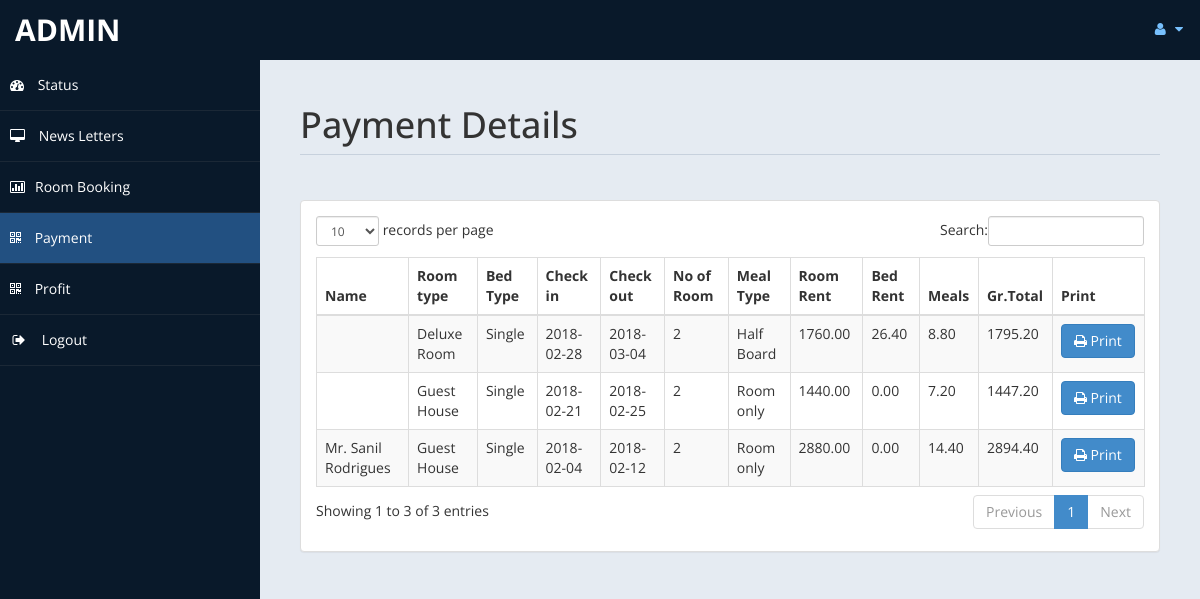
Page /admin/payment.php (signed in) on the committed database.
### tables this page shows
CREATE TABLE IF NOT EXISTS `payment` (
  `id` int(11) DEFAULT NULL,
  `title` varchar(5) DEFAULT NULL,
  `fname` varchar(30) DEFAULT NULL,
  `lname` varchar(30) DEFAULT NULL,
  `troom` varchar(30) DEFAULT NULL,
  `tbed` varchar(30) DEFAULT NULL,
  `nroom` int(11) DEFAULT NULL,
  `cin` date DEFAULT NULL,
  `cout` date DEFAULT NULL,
  `ttot` double(8,2) DEFAULT NULL,
  `fintot` double(8,2) DEFAULT NULL,
  `mepr` double(8,2) DEFAULT NULL,
  `meal` varchar(30) DEFAULT NULL,
  `btot` double(8,2) DEFAULT NULL,
  `noofdays` int(11) DEFAULT NULL
);

### admin/payment.php (the view, shortened to what this page needs)
<!DOCTYPE html>
<html xmlns="http://www.w3.org/1999/xhtml">
<head>
    <link href="assets/css/bootstrap.css" rel="stylesheet" />
    <link href="assets/css/font-awesome.css" rel="stylesheet" />
    <link href="assets/css/custom-styles.css" rel="stylesheet" />
    <link href="assets/js/dataTables/dataTables.bootstrap.css" rel="stylesheet" />
</head>
<body>
    <div id="wrapper">
        <nav class="navbar navbar-default top-navbar" role="navigation">
            <div class="navbar-header">
                <a class="navbar-brand" href="home.php"><?php echo $_SESSION["admin"]; ?> </a>
            </div>
            <ul class="nav navbar-top-links navbar-right">
                <li class="dropdown">
                    <a class="dropdown-toggle" data-toggle="dropdown" href="#" aria-expanded="false">
                        <i class="fa fa-user fa-fw"></i> <i class="fa fa-caret-down"></i>
                    </a>
                </li>
            </ul>
        </nav>
        <nav class="navbar-default navbar-side" role="navigation">
            <div class="sidebar-collapse">
                <ul class="nav" id="main-menu">
                    <li>
                        <a href="home.php"><i class="fa fa-dashboard"></i> Status</a>
                    </li>
                    <li>
                        <a  href="messages.php"><i class="fa fa-desktop"></i> News Letters</a>
                    </li>
					<li>
                        <a href="roombook.php"><i class="fa fa-bar-chart-o"></i>Room Booking</a>
                    </li>
                    <li>
                        <a class="active-menu" href="payment.php"><i class="fa fa-qrcode"></i> Payment</a>
                    </li>
                    <li>
                        <a  href="profit.php"><i class="fa fa-qrcode"></i> Profit</a>
                    </li>
                    <li>
                        <a href="logout.php" ><i class="fa fa-sign-out fa-fw"></i> Logout</a>
                    </li>
            </div>
        </nav>
        <div id="page-wrapper" >
            <div id="page-inner">
			 <div class="row">
                    <div class="col-md-12">
                        <h1 class="page-header">
                           Payment Details<small> </small>
                        </h1>
                    </div>
                </div>
            <div class="row">
                <div class="col-md-12">
                    <div class="panel panel-default">
                        <div class="panel-body">
                            <div class="table-responsive">
                                <table class="table table-striped table-bordered table-hover" id="dataTables-example">
                                    <thead>
                                        <tr>
                                            <th>Name</th>
											<th>Room type</th>
                                            <th>Bed Type</th>
                                            <th>Check in</th>
											<th>Check out</th>
											<th>No of Room</th>
											<th>Meal Type</th>
                                            <th>Room Rent</th>
											<th>Bed Rent</th>
											<th>Meals </th>
											<th>Gr.Total</th>
											<th>Print</th>
                                        </tr>
                                    </thead>
                                    <tbody>
									<?php
										include ('db.php');
										$sql="select * from payment";
										$re = mysqli_query($con,$sql);
										while($row = mysqli_fetch_array($re))
										{
											$id = $row['id'];
											if($id % 2 ==1 )
											{
												echo"<tr class='gradeC'>
													<td>".$row['title']." ".$row['fname']." ".$row['lname']."</td>
													<td>".$row['troom']."</td>
													<td>".$row['tbed']."</td>
													<td>".$row['cin']."</td>
													<td>".$row['cout']."</td>
													<td>".$row['nroom']."</td>
													<td>".$row['meal']."</td>
													<td>".$row['ttot']."</td>
													<td>".$row['mepr']."</td>
													<td>".$row['btot']."</td>
													<td>".$row['fintot']."</td>
													<td><a href=print.php?pid=".$id ." <button class='btn btn-primary'> <i class='fa fa-print' ></i> Print</button></td>
													</tr>";
											}
											else
											{
												echo"<tr class='gradeU'>
													<td>".$row['title']." ".$row['fname']." ".$row['lname']."</td>
													<td>".$row['troom']."</td>
													<td>".$row['tbed']."</td>
													<td>".$row['cin']."</td>
													<td>".$row['cout']."</td>
													<td>".$row['nroom']."</td>
													<td>".$row['meal']."</td>
													<td>".$row['ttot']."</td>
													<td>".$row['mepr']."</td>
													<td>".$row['btot']."</td>
													<td>".$row['fintot']."</td>
													<td><a href=print.php?pid=".$id ." <button class='btn btn-primary'> <i class='fa fa-print' ></i> Print</button></td>
													</tr>";
											}
										}
									?>
                                    </tbody>
                                </table>
                            </div>
                        </div>
                    </div>
                </div>
            </div>
                </div>
            </div>
    </div>
</body>
</html>

### admin/assets/css/custom-styles.css (style rules this page uses)
body { font-family: 'Open Sans', sans-serif; }
#wrapper { width: 100%; background:#09192A; }
#page-wrapper { padding: 15px 15px; min-height: 600px; background:#E5EBF2; }
#page-inner { width:100%; margin:10px 20px 10px 0px; background-color:transparent; padding:10px; min-height:1200px; }
h1, .h1, h2, .h2, h3, .h3 { margin-top: 7px; margin-bottom: -5px; }
.page-header { padding-bottom: 9px; margin: 10px 0 45px; border-bottom: 1px solid #C7D1DD; }
.top-navbar { margin:0px; }
.top-navbar .navbar-brand { color: #fff; width: 260px; text-align: left; height: 60px; font-size: 30px; font-weight: 700; text-transform: uppercase; line-height: 30px; }
.top-navbar .nav > li { position: relative; display: inline-block; }
.top-navbar .nav > li > a { position: relative; display: block; padding: 19px 15px; color: #77C0FD; }
.active-menu { background-color:#225081!important; }
.sidebar-collapse , .sidebar-collapse .nav { background:none; }
.sidebar-collapse .nav { padding:0; }
.sidebar-collapse .nav > li > a { color:#fff; background:transparent; text-shadow:none; }
.sidebar-collapse > .nav > li > a { padding:15px 10px; }
.sidebar-collapse > .nav > li { border-bottom: 1px solid rgba(107, 108, 109, 0.19); }
.navbar-side { border:none; background-color: transparent; }
.top-navbar { background:#09192A; border-bottom:none; }
.top-navbar .nav > li > a > i { margin-right: 2px; }
.navbar-default { border:0px solid black; }
.navbar-header { background: #09192A; }
.nav > li > a > i { margin-right:10px; }
@media (min-width:768px) { #page-wrapper { margin: 0 0 0 260px; padding: 15px 30px; min-height: 1200px; } }
@media (min-width:768px) { .navbar-side { z-index: 1; position: absolute; width: 260px; } }
@media (min-width:768px) { .navbar { border-radius: 0px; } }

### rows in the picture
payment: title "Mr.", fname "Sanil", lname "Rodrigues", troom "Guest House", tbed "Single", cin "2018-02-04", cout "2018-02-12", nroom "2", meal "Room only", ttot "2880.00", mepr "0.00", btot "14.40", fintot "2894.40"
payment: troom "Deluxe Room", tbed "Single", cin "2018-02-28", cout "2018-03-04", nroom "2", meal "Half Board", ttot "1760.00", mepr "26.40", btot "8.80", fintot "1795.20"
payment: troom "Guest House", tbed "Single", cin "2018-02-21", cout "2018-02-25", nroom "2", meal "Room only", ttot "1440.00", mepr "0.00", btot "7.20", fintot "1447.20"

### other values in the picture
$_SESSION["admin"] "ADMIN"
